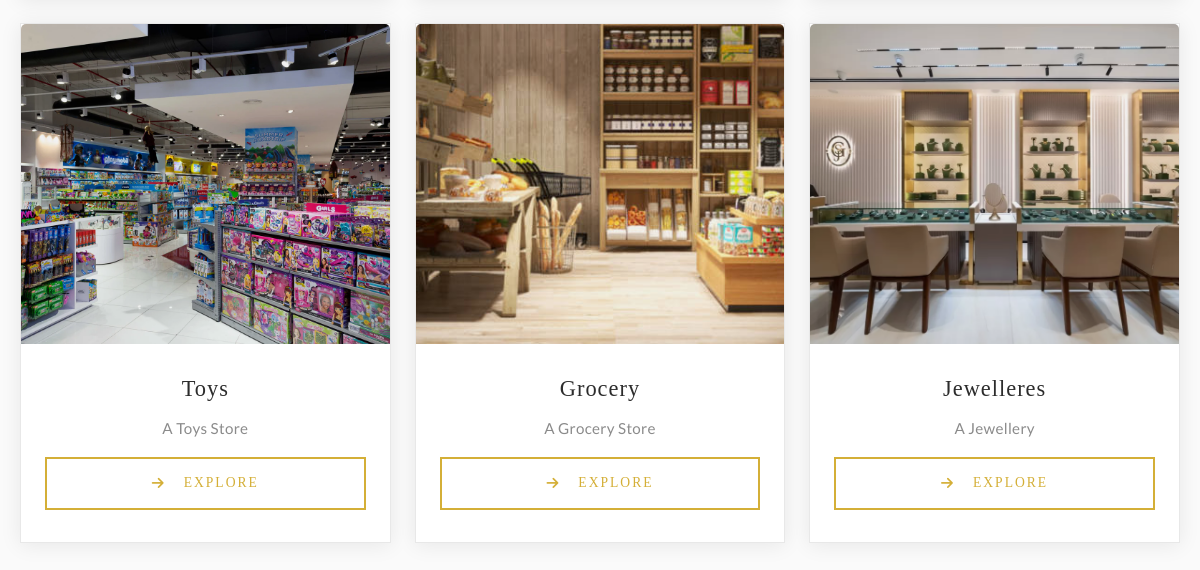
/dashboard (signed in, lower part), run on an earlier commit of the app's database.
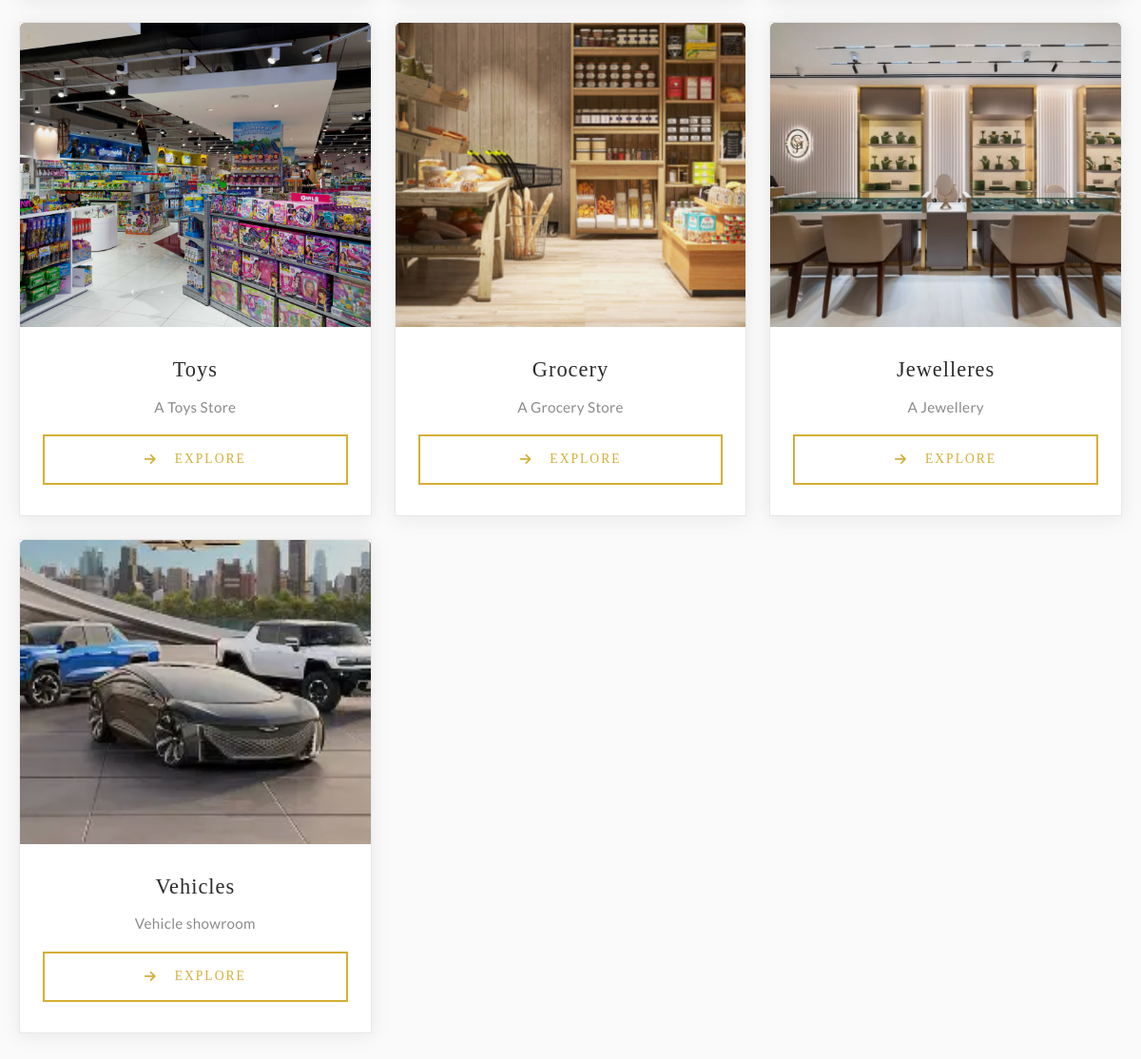
And on a later commit of the database.
### onlineshoppingapp/models.py (models this page shows, shortened)
class Category(models.Model):
    name = models.CharField(max_length=100)
    description = models.TextField()
    image=models.ImageField(upload_to='category')

### onlineshoppingapp/views.py (the view)
# urls.py: path('dashboard', views.dashboard, name='dashboard'),
def dashboard(request):
    from onlineshoppingapp.models import Wishlist, Cart
    if request.user.is_authenticated:
        f = request.user.first_name
        l = request.user.last_name
        categories = Category.objects.all()
        context = {
            'fname': f,
            'lname': l,
            'user': request.user,
            'categories': categories,
            'wishlist_count': Wishlist.objects.filter(user=request.user).count(),
            'cart_count': Cart.objects.filter(user=request.user).count()
        }
        return render(request, 'dashboard.html', context)
    else:
        return redirect('signin')

### onlineshoppingapp/templates/dashboard.html (shortened to what this page needs)
{% extends 'home.html' %}
{% block content %}
<div class="categories-section">
  <div class="row">
    {% for category in categories %}
    <div class="col-lg-4 col-md-6 mb-4">
      <div class="card">
        <img
          src="{{ category.image.url }}"
          class="card-img-top"
          alt="{{ category.name }}"
        >
        <div class="card-body">
          <h5 class="card-title">{{ category.name }}</h5>
          <p class="card-text">{{ category.description }}</p>
          <a
            href="{% url 'category_detail' category.id %}"
            class="btn btn-custom w-100"
          >
            <i class="fas fa-arrow-right me-2"></i>Explore
          </a>
        </div>
      </div>
    </div>
    {% empty %}
    <div class="col-12">
      <div class="alert alert-info text-center">
        <i class="fas fa-info-circle me-2"></i>No categories available at the moment
      </div>
    </div>
    {% endfor %}
  </div>
</div>
{% endblock %}

What changed in the data, as far as the page shows it:
added Category: image (picture), name "Vehicles", description "Vehicle showroom"
